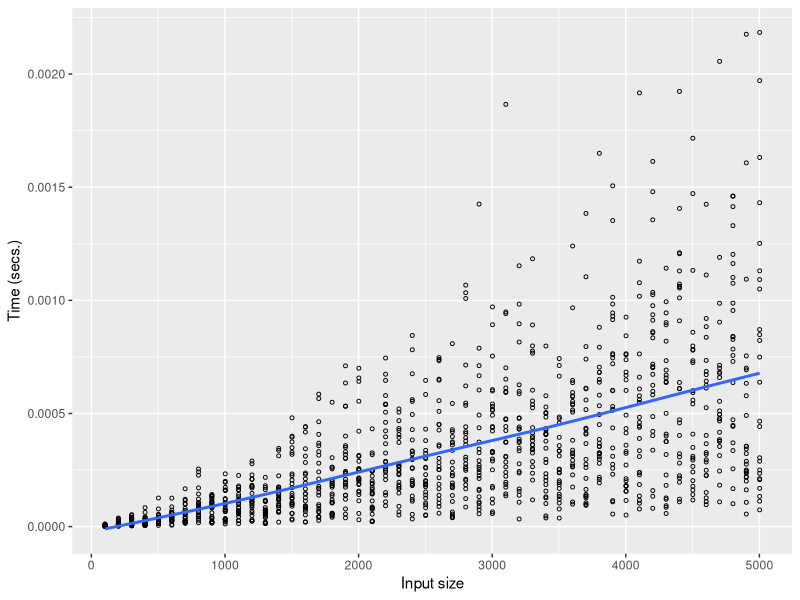
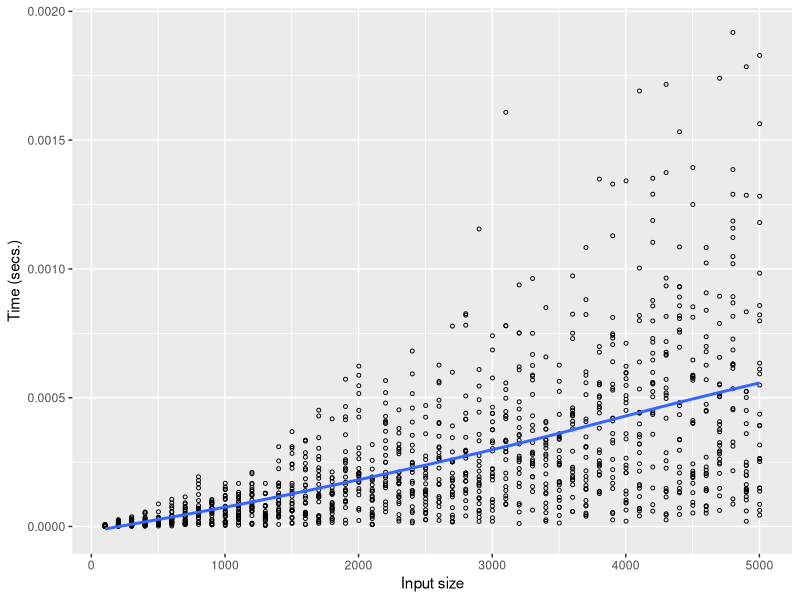
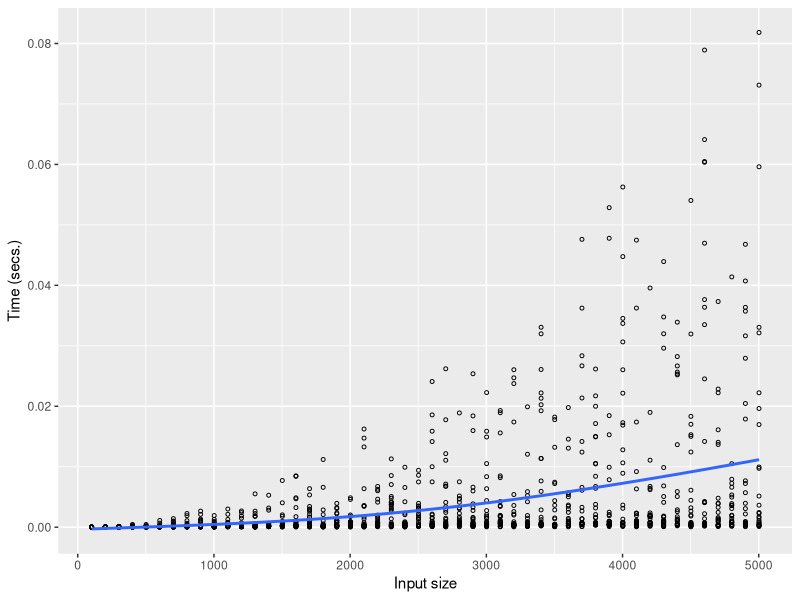
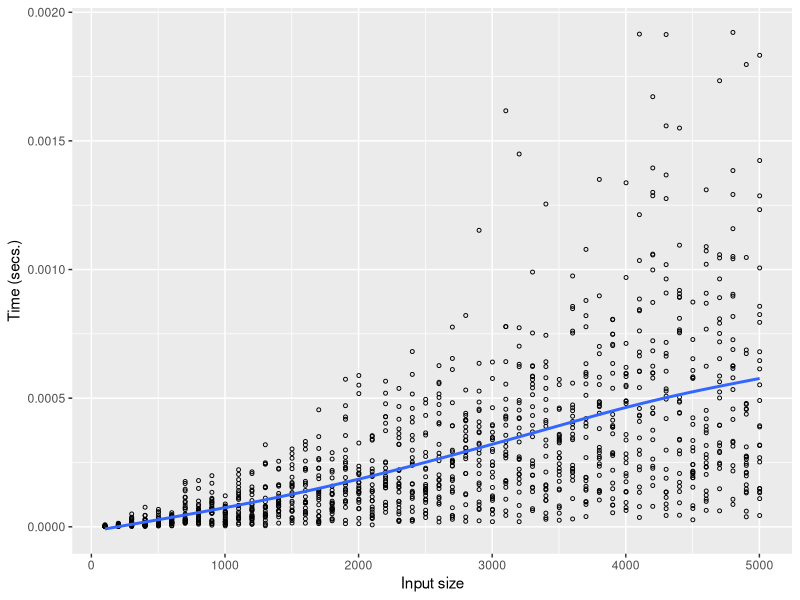
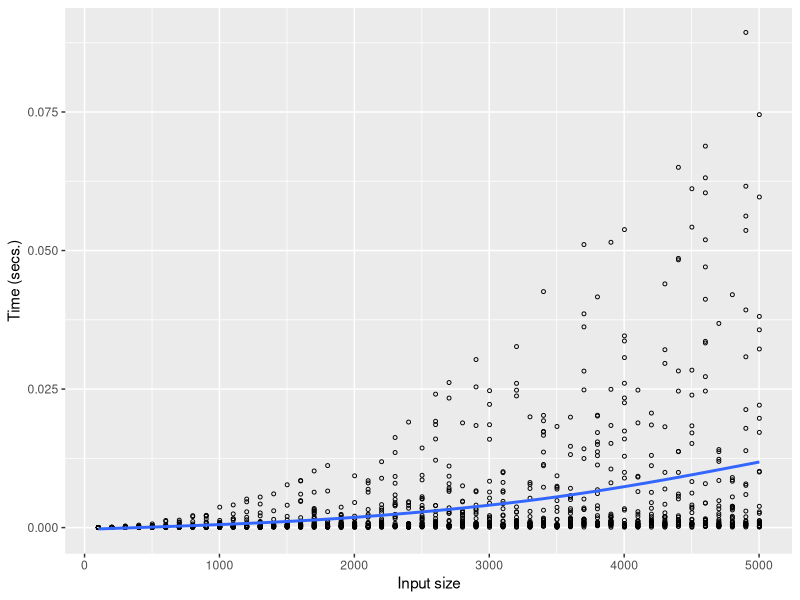
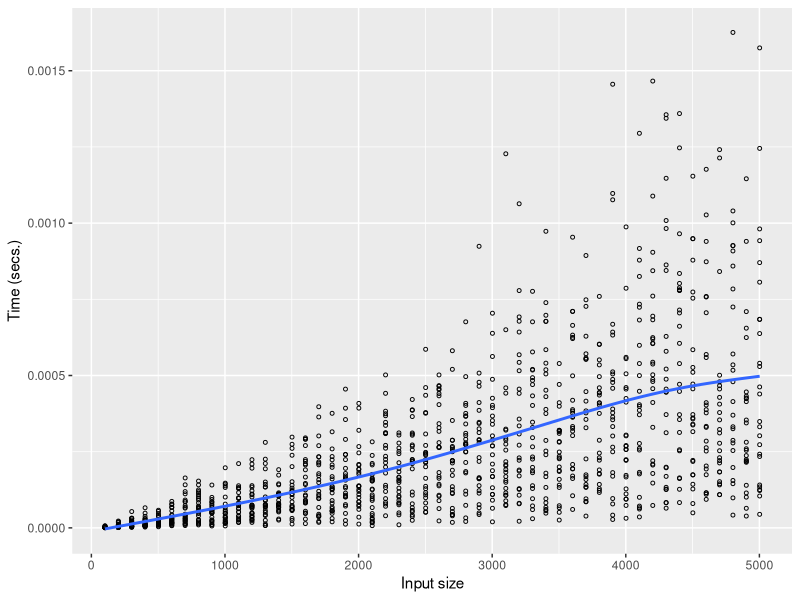
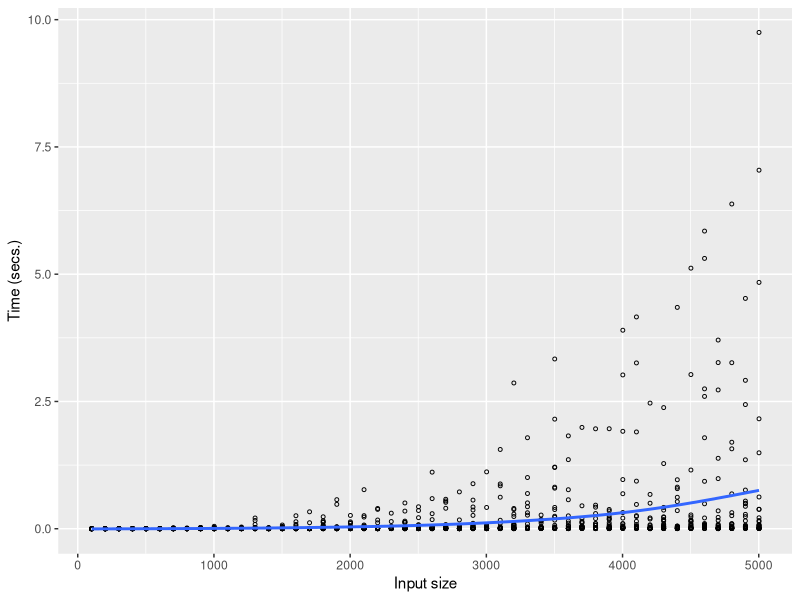
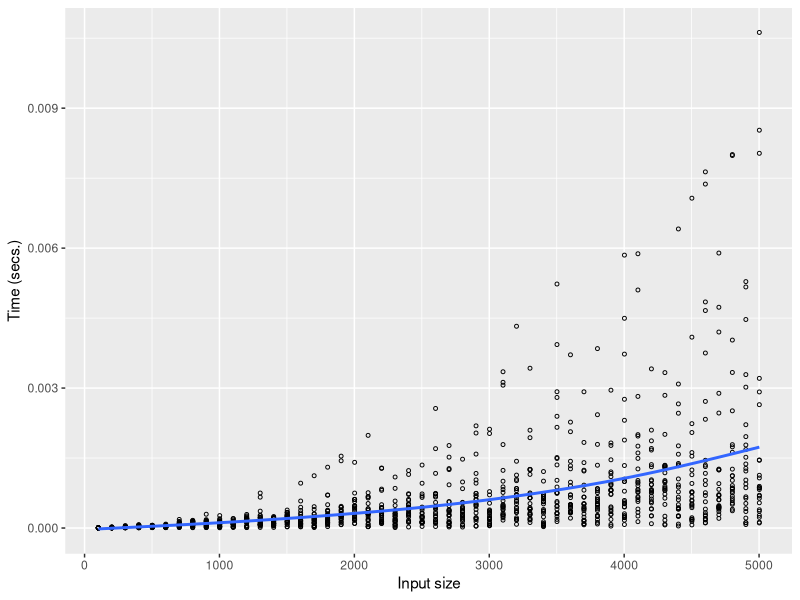

R code for these plots, in order:
library(ggplot2)
library(dplyr)

setwd("/home/wlr/nominal-ac/Impl-Equiv/Experiments") 


# Loads the summary of the experiments in the variable "experiments"

experiments <- read.csv("results.csv")

alpha_generated <- filter(experiments, set == "Alpha", algorithm == "Generated")
alpha_improved <- filter(experiments, set == "Alpha", algorithm == "Improved")

alpha_A_generated <- filter(experiments, set == "Alpha and A", algorithm == "Generated")
alpha_A_improved <- filter(experiments, set == "Alpha and A", algorithm == "Improved")

alpha_A_C_generated <- filter(experiments, set == "Alpha, A and C", algorithm == "Generated")
alpha_A_C_improved <- filter(experiments, set == "Alpha, A and C", algorithm == "Improved")

alpha_A_C_AC_generated <- filter(experiments, set == "Alpha, A, C and AC", algorithm == "Generated")
alpha_A_C_AC_improved <- filter(experiments, set == "Alpha, A, C and AC", algorithm == "Improved")

###########

ggplot(alpha_generated, aes(x = size, y = time)) + geom_point(size = 1,  shape=21) + 
  xlab("Input size") + ylab("Time (secs.)") + stat_smooth(method = "auto", se = FALSE)

ggplot(alpha_improved, aes(x = size, y = time)) + geom_point(size = 1,  shape=21) + 
  xlab("Input size") + ylab("Time (secs.)") + stat_smooth(method = "auto", se = FALSE)

###########

ggplot(alpha_A_generated, aes(x = size, y = time)) + geom_point(size = 1,  shape=21) + 
  xlab("Input size") + ylab("Time (secs.)") + stat_smooth(method = "auto", se = FALSE)

ggplot(alpha_A_improved, aes(x = size, y = time)) + geom_point(size = 1,  shape=21) + 
  xlab("Input size") + ylab("Time (secs.)") + stat_smooth(method = "auto", se = FALSE)


###########

ggplot(alpha_A_C_generated, aes(x = size, y = time)) + geom_point(size = 1,  shape=21) + 
  xlab("Input size") + ylab("Time (secs.)") + stat_smooth(method = "auto", se = FALSE)

ggplot(alpha_A_C_improved, aes(x = size, y = time)) + geom_point(size = 1,  shape=21) + 
  xlab("Input size") + ylab("Time (secs.)") + stat_smooth(method = "auto", se = FALSE)


###########

ggplot(alpha_A_C_AC_generated, aes(x = size, y = time)) + geom_point(size = 1,  shape=21) + 
  xlab("Input size") + ylab("Time (secs.)") + stat_smooth(method = "auto", se = FALSE)

ggplot(alpha_A_C_AC_improved, aes(x = size, y = time)) + geom_point(size = 1,  shape=21) + 
  xlab("Input size") + ylab("Time (secs.)") + stat_smooth(method = "auto", se = FALSE)




